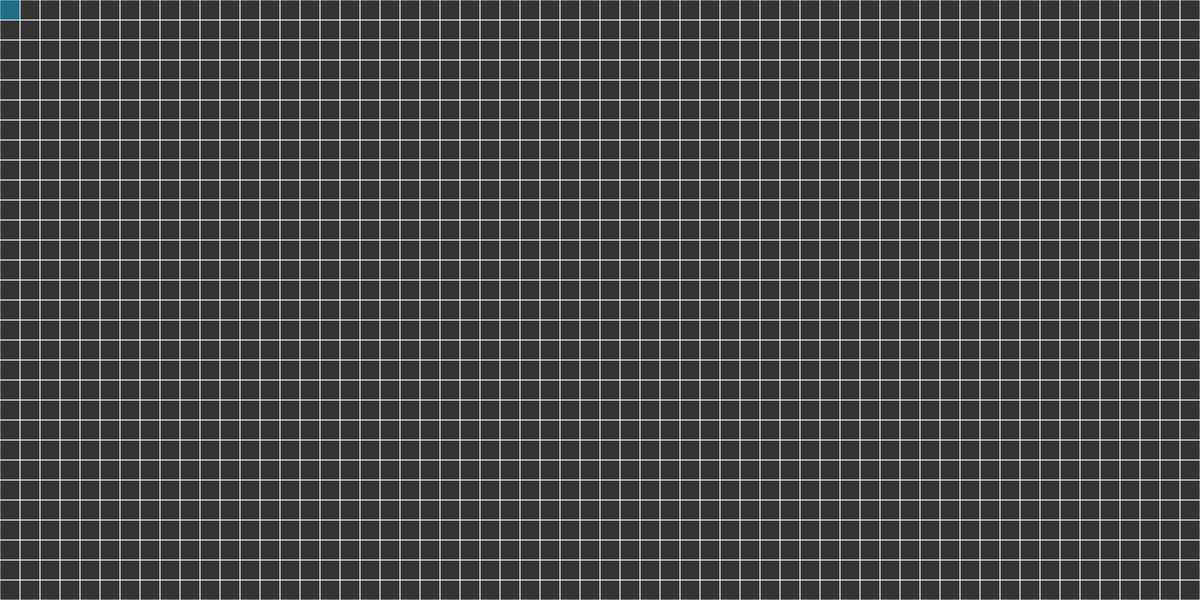
Frame 1 (no input)
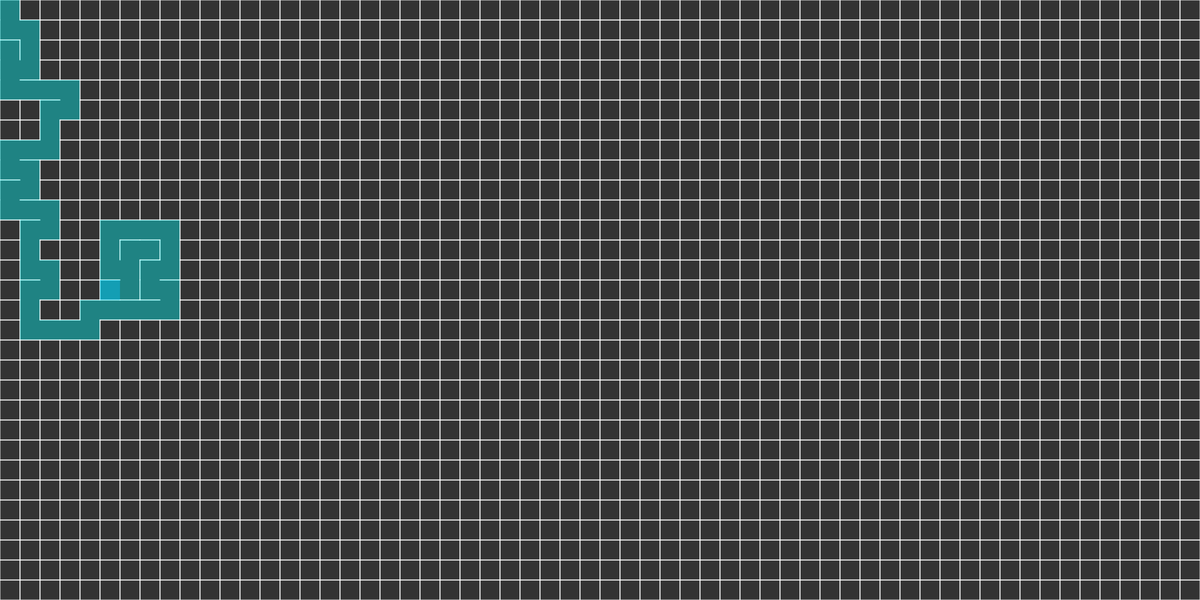
Frame 60 (no input)
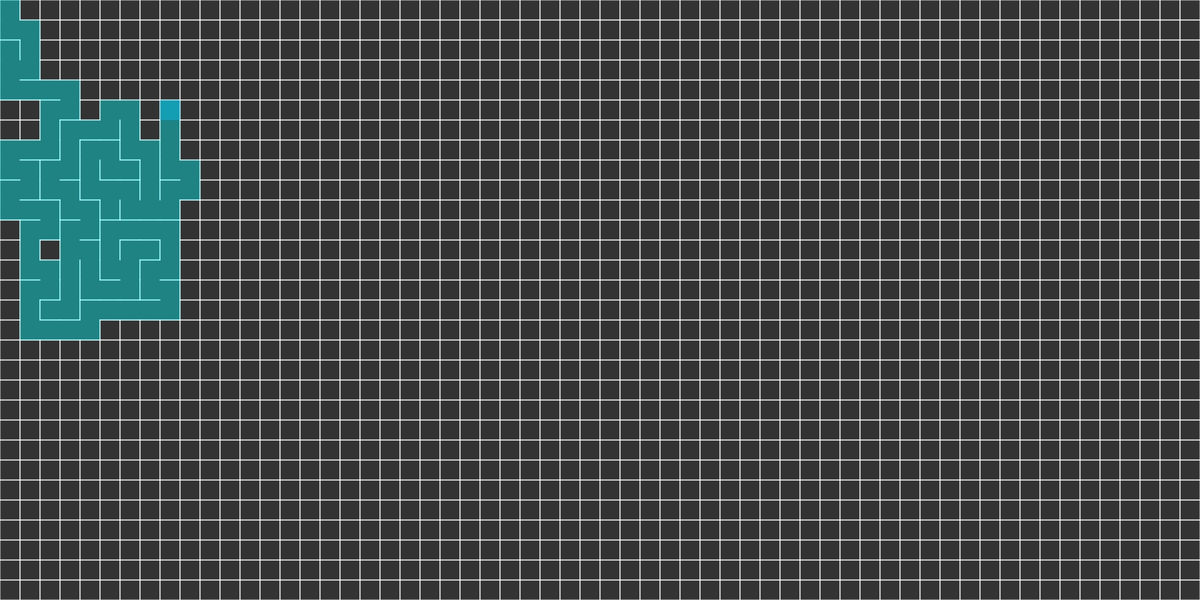
Frame 120 (the mouse pressed at the canvas centre since frame 60)

The p5.js sketch that drew these frames (run headless with seeded random() and noise() and a simulated clock; from frame 60 on, the mouse is pressed at the canvas centre):

// p5.js sketch
// ── sketch.js
var cols, rows;
var w = 30;
var grid = [];
var current;
var stack = [];

function setup() {
  createCanvas(1800, 900);
  cols = floor(width / w);
  rows = floor(height / w);
  //frameRate(30);
  console.log(frameRate);

  for(var j = 0; j < rows; j++) {
    for(var i = 0; i < cols; i++) {
      var cell = new Cell(i, j);
      grid.push(cell);
    }
  }

  current = grid[0];
}

function draw() {
  background(51);
  for(var i = 0; i < grid.length; i++) {
    grid[i].show();
  }
  current.visited = true;
  current.highlight();
  var next = current.checkNeighbors();
  if(next) {
    next.visited = true;
    stack.push(current);
    removeWalls(current, next);
    current = next;
  }
  else if(stack.length > 0) current = stack.pop();
}

function index(i, j) {
  if(i < 0 || j < 0 || i > cols - 1 || j > rows - 1) return -1
  else return i + j * cols;
}

function Cell(i, j) {
  this.i = i;
  this.j = j;
  this.walls = [true, true, true, true];
  this.visited = false;

  this.checkNeighbors = function() {
    var neighbors = [];
    var top = grid[index(i, j-1)];
    var right = grid[index(i+1, j)];
    var bottom = grid[index(i, j+1)];
    var left = grid[index(i-1, j)];
    if(top && !top.visited) neighbors.push(top);
    if(right && !right.visited) neighbors.push(right);
    if(bottom && !bottom.visited) neighbors.push(bottom);
    if(left && !left.visited) neighbors.push(left);

    if(neighbors.length > 0) {
      var r = floor(random(0, neighbors.length));
      return neighbors[r];
    }
    else return undefined;
  }

  this.highlight = function() {
    var x = this.i * w;
    var y = this.j * w;
    noStroke();
    fill(0, 200, 255, 100);
    rect(x, y, w, w);
  }

  this.show = function() {
    var x = this.i * w;
    var y = this.j * w;
    stroke(255);
    if(this.walls[0]) line(x    , y    , x + w, y    );
    if(this.walls[1]) line(x + w, y    , x + w, y + w);
    if(this.walls[2]) line(x + w, y + w, x    , y + w);
    if(this.walls[3]) line(x    , y + w, x    , y    );

    if(this.visited) {
      noStroke();
      fill(0, 255, 255, 100);
      rect(x, y, w, w);
    }
  }
}

function removeWalls(a, b) {
  var x = a.i - b.i;
  if(x === 1) {
    a.walls[3] = false;
    b.walls[1] = false;
  } else if(x === -1) {
    a.walls[1] = false;
    b.walls[3] = false;
  }

  var y = a.j - b.j;
  if(y === 1) {
    a.walls[0] = false;
    b.walls[2] = false;
  } else if(y === -1) {
    a.walls[2] = false;
    b.walls[0] = false;
  }
}
